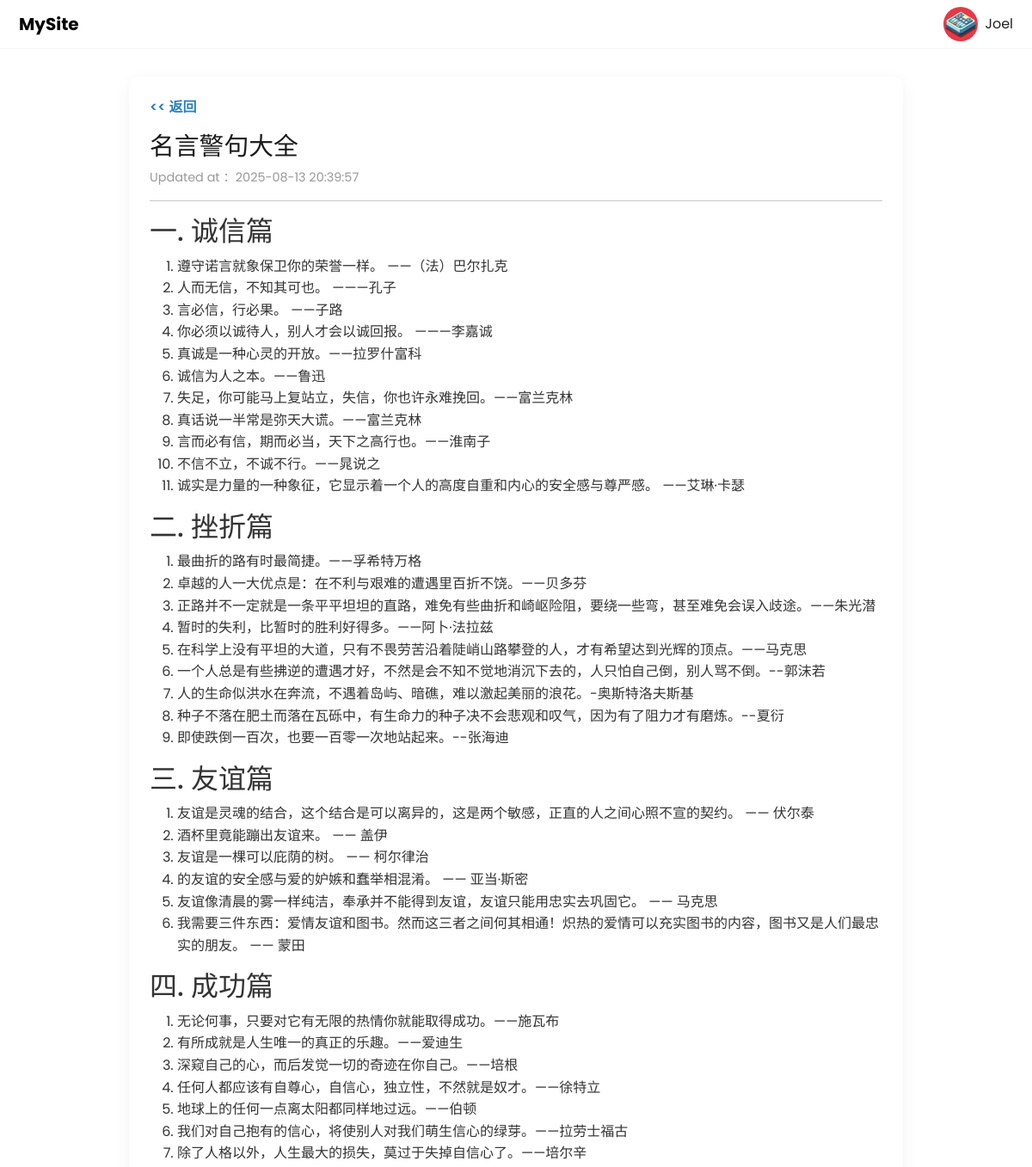
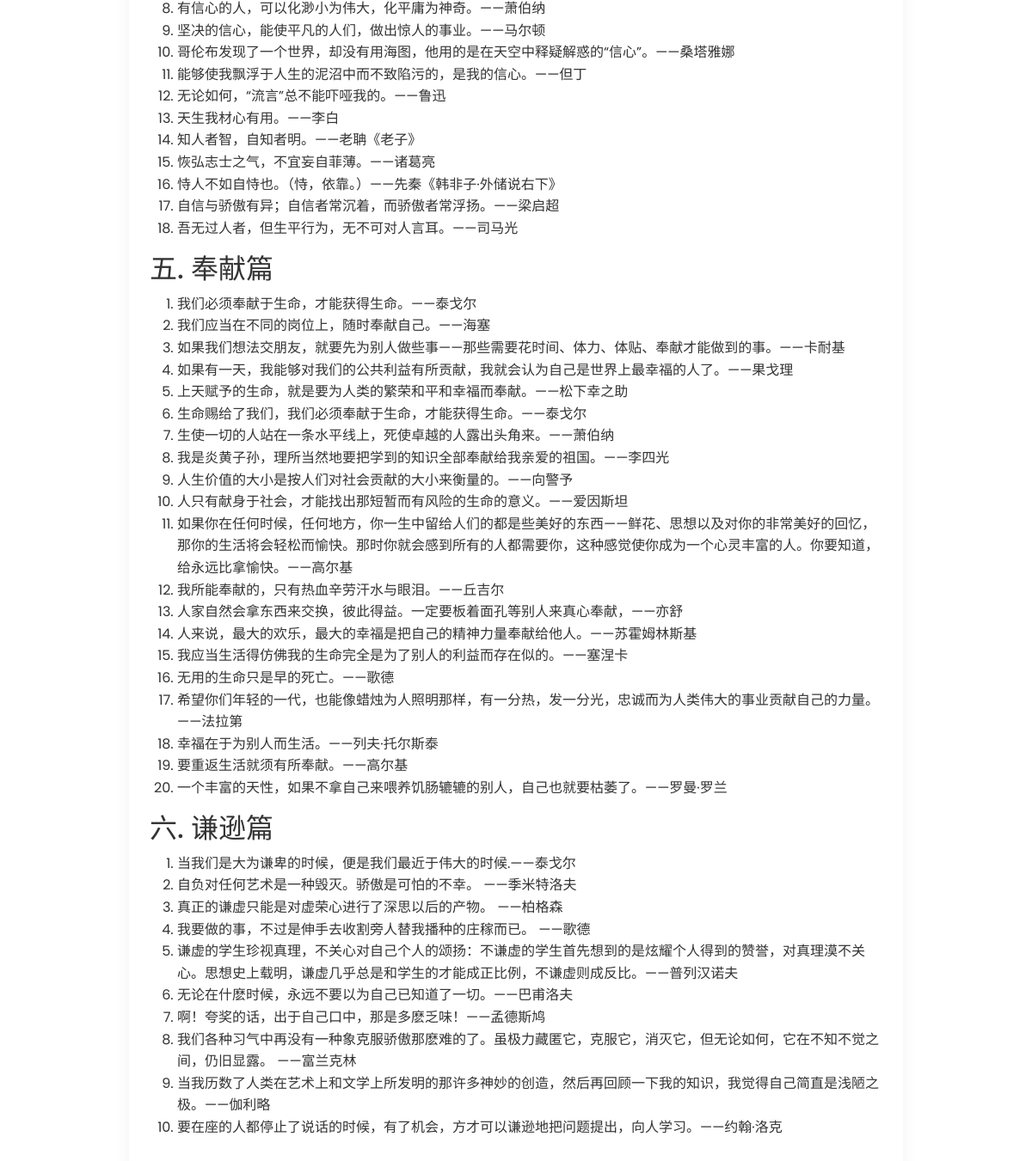
The app's page /blog/15 with its own data (2 pictures, top to bottom).
### models/blog.py (models this page shows)
class Blog(db.Model):
    __tablename__ = 'blog'
    id = db.Column(db.Integer, primary_key=True)
    title = db.Column(db.String(150), nullable=False)
    content = db.Column(db.Text, nullable=False)
    cover_img = db.Column(db.String(200), nullable=True)
    created_at = db.Column(db.DateTime, default=datetime.utcnow)
    updated_at = db.Column(db.DateTime, default=datetime.utcnow, onupdate=datetime.utcnow)

### routes/blog.py (the view)
@blog_bp.route('/<int:content_id>')
def blog_detail(content_id):
    content = Blog.query.get_or_404(content_id)
    return render_template('blog_detail.html', content=content)

### templates/blog_detail.html
{% extends 'base.html' %}
{% block content %}
<div class="english-detail">
    <a href="{{ url_for('blog.blog_list') }}">&lt;&lt; 返回</a>
    <h1>{{ content.title }}</h1>
    <p class="meta">
        Updated at ：{{ content.updated_at.strftime('%Y-%m-%d %H:%M:%S') }}
    </p>
    <hr>
    <div class="content">
        {{ content.content|safe }}
    </div>
</div>
{% endblock %}

### static/css/style.css (style rules this page uses)
html, body, .container-home { margin: 0; padding: 0; }
body { font-family: 'Poppins', sans-serif; background: #ffffff; color: #222222; overflow-x: hidden; }
body.other-page { height: auto; overflow: auto; }

### static/css/english.css (style rules this page uses)
.english-detail { max-width: 900px; margin: 2rem auto; padding: 1.5rem; background: #fff; border-radius: 12px; box-shadow: 0 4px 20px rgba(0, 0, 0, 0.05); }
.english-detail a { display: inline-block; margin-bottom: 1rem; text-decoration: none; color: #2980b9; font-weight: 600; }
.english-detail h1 { font-size: 1.8rem; margin-bottom: 0.5rem; color: #1a1a1a; overflow: hidden; text-overflow: ellipsis; white-space: nowrap; }
.english-detail .meta { font-size: 0.9rem; color: #999; margin-bottom: 1rem; }
.english-detail .content { font-size: 1rem; line-height: 1.6; color: #333; }

### records on screen
Blog: title "名言警句大全", updated_at "2025-08-13 20:39:57", content "一. 诚信篇 遵守诺言就象保卫你的荣誉一样。 ——（法）巴尔扎克 人而无信，不知其可也。 ———孔子 言必信，行必果。 ——子路 你必须以诚待人，别人才会以诚回报。 ———李嘉诚 真诚是一种心灵的开放。——拉罗什富科 诚信为人之本。——鲁迅 失足，你可能马上复站立，失信，你也许永难挽回。——富兰克林 真话说一半常是弥天大谎。——富兰克林 言而必有信，期而必当，天下之高行也。——淮南子 不信不立，不诚不行。——晁说之 诚实是力量的一种象征，它显示着一个人的高度自重和内心的安全感与尊严感。 ——艾琳·卡瑟 二. 挫折篇 最曲折的路有时最简捷。——孚希特万格 卓越的人一大优点是：在不利与艰难的遭遇里百折不饶。——贝多芬 正路并不一定就是一条平平坦坦的直路，难免有些曲折和崎岖险阻，要绕一些弯，甚至难免会误入歧途。——朱光潜 暂时的失利，比暂时的胜利好得多。——阿卜·法拉兹 在科学上没有平坦的大道，只有不畏劳苦沿着陡峭山路攀登的人，才有希望达到光辉的顶点。——马克思 一个人总是有些拂逆的遭遇才好，不然是会不知不觉地消沉下去的，人只怕自己倒，别人骂不倒。--郭沫若 人的生命似洪水在奔流，不遇着岛屿、暗礁，难以激起美丽的浪花。-奥斯特洛夫斯基 种子不落在肥土而落在瓦砾中，有生命力的种子决不会悲观和叹气，因为有了阻力才有磨炼。--夏衍 即使跌倒一百次，也要一百零一次地站起来。--张海迪 三. 友谊篇 友谊是灵魂的结合，这个结合是可以离异的，这是两个敏感，正直的人之间心照不宣的契约。 —— 伏尔泰 酒杯里竟能蹦出友谊来。 —— 盖伊 友谊是一棵可以庇荫的树。 —— 柯尔律治…"
